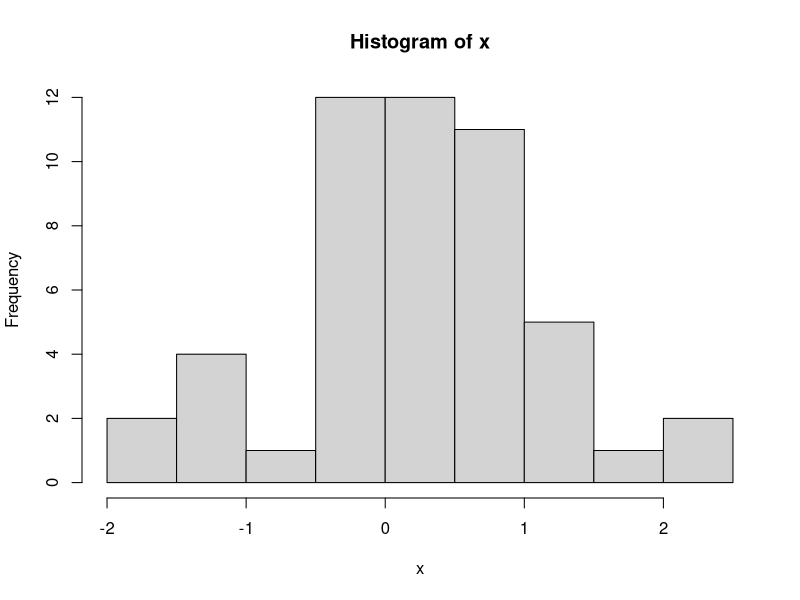

Write the R code that produced this figure.
## ---- chunk 1
knitr::opts_chunk$set(
  collapse = TRUE,
  comment = "##"
)
## ---- chunk 2
x <- rnorm(50)
hist(x)
